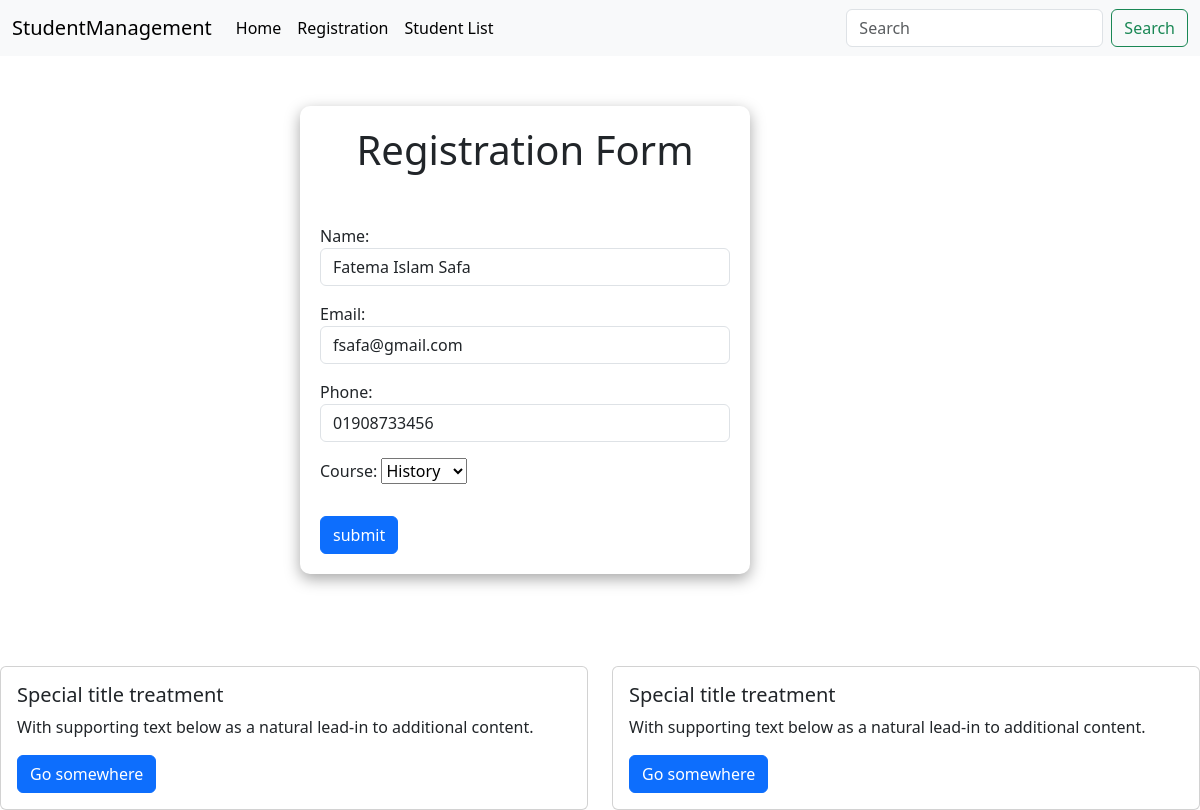
/update_student/4/, run on an earlier commit of the app's database.
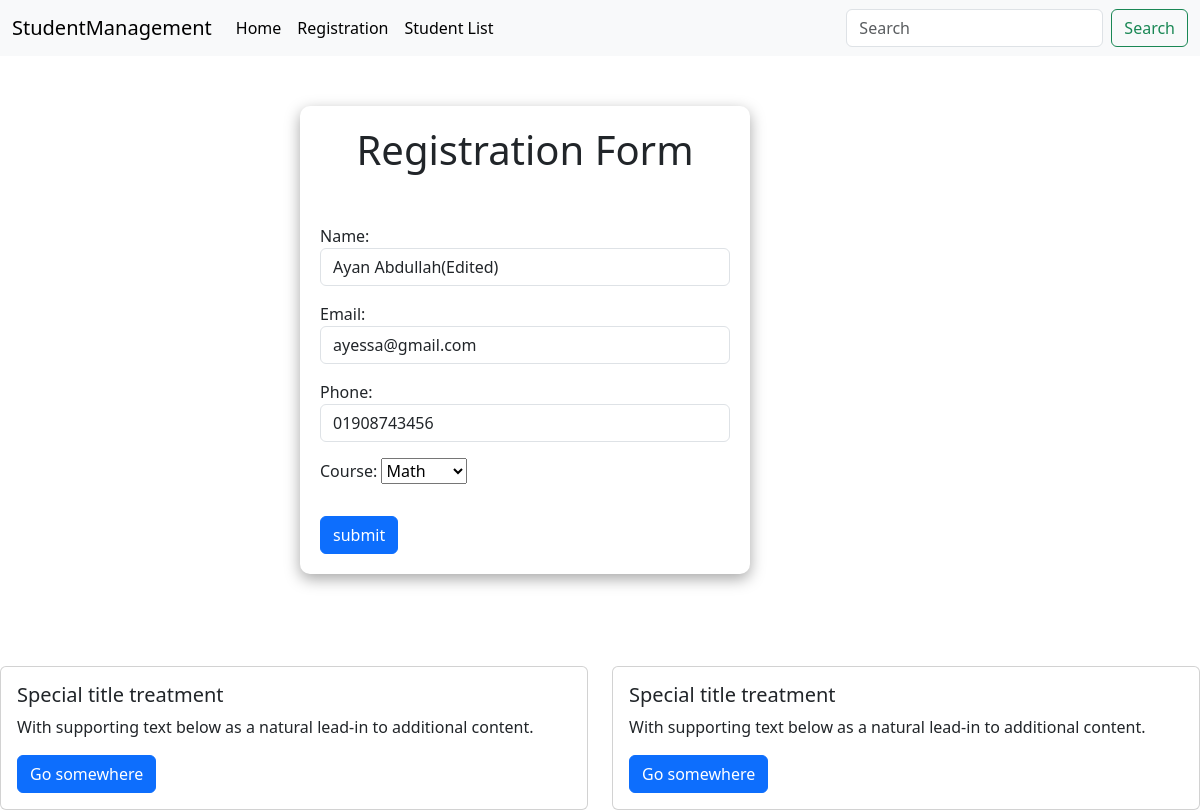
And on a later commit of the database.
### core/models.py (models this page shows, shortened)
class StudentModel(models.Model):
    class CourseChoice(models.TextChoices):
        MATH = 'Math', 'Math',
        ENGLISH = 'English', 'English',
        HISTORY = 'History', 'History',
        SICENCE = 'Science', 'Science',
        PHYSICES = 'Physices', 'Physices'
    id = models.IntegerField(primary_key = True)
    name = models.CharField(max_length=50)
    email = models.EmailField(max_length=254)
    phone = models.CharField(max_length=11)
    course = models.CharField(max_length=100, choices = CourseChoice.choices, default = CourseChoice.SICENCE)
    created_at = models.DateTimeField(auto_now_add=True)
    updated_at = models.DateTimeField(auto_now=True)

### core/views.py (the view, shortened to what this page needs)
# urls.py: path('update_student/<int:pk>/', views.StudentUpdateView.as_view(), name = 'update_student'),
class StudentUpdateView(UpdateView):
    model = StudentModel
    form_class = StudentModelForm
    template_name = 'students/student_register.html'
    success_url = reverse_lazy('student_list')

### core/forms.py
class StudentModelForm(forms.ModelForm):
    class Meta:
        model = StudentModel
        fields = ['name', 'email', 'phone', 'course']
    name = forms.CharField(max_length=50, widget=forms.TextInput(attrs={'class': 'form-control', 'placeholder': 'Enter your name'}))
    email = forms.EmailField(widget=forms.EmailInput(attrs={'class': 'form-control', 'placeholder': 'Enter your email'}))
    phone = forms.CharField(max_length=11, widget=forms.TextInput(attrs={'class': 'form-control', 'placeholder': 'Enter your phone number'}))

### core/templates/students/student_register.html (shortened to what this page needs)
{% extends 'base.html' %}
{% block content %}
   <div style="width: 50%;height: 70vh; margin: auto;">
    <div style="width: 450px; box-shadow: 0px 5px 15px rgba(0, 0, 0, 0.35); padding: 20px 20px; border-radius: 10px;">
        <h1 style="margin-bottom: 50px; text-align: center;">Registration Form</h1>
        <form method="post">
            {{form.as_p}}
            <button type="submit" class="btn btn-primary btn-md mt-3">submit</button>
        </form>
    </div>
   </div>
{% endblock content %}

What changed in the data, as far as the page shows it:
changed StudentModel: name "Fatema Islam Safa" → "Ayan Abdullah(Edited)"; email "fsafa@gmail.com" → "ayessa@gmail.com"; phone "01908733456" → "01908743456"; course "History" → "Math"
